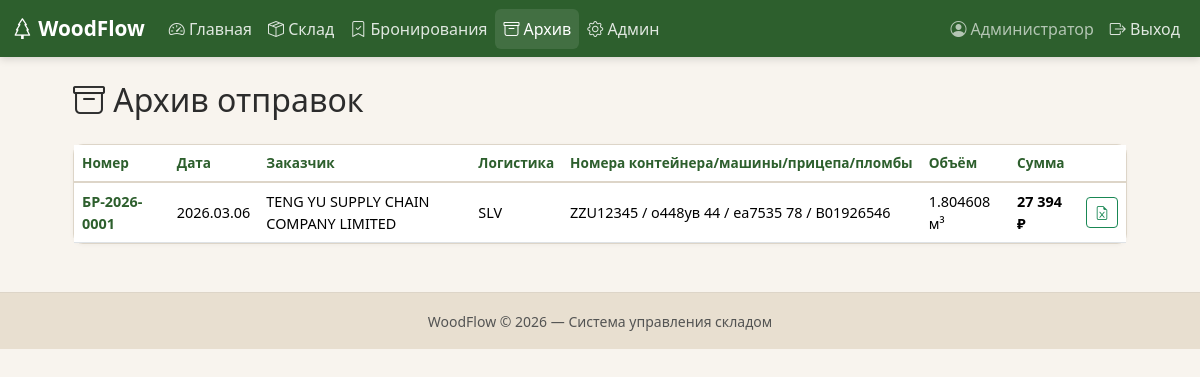
/archive (signed in), run on an earlier commit of the app's database.
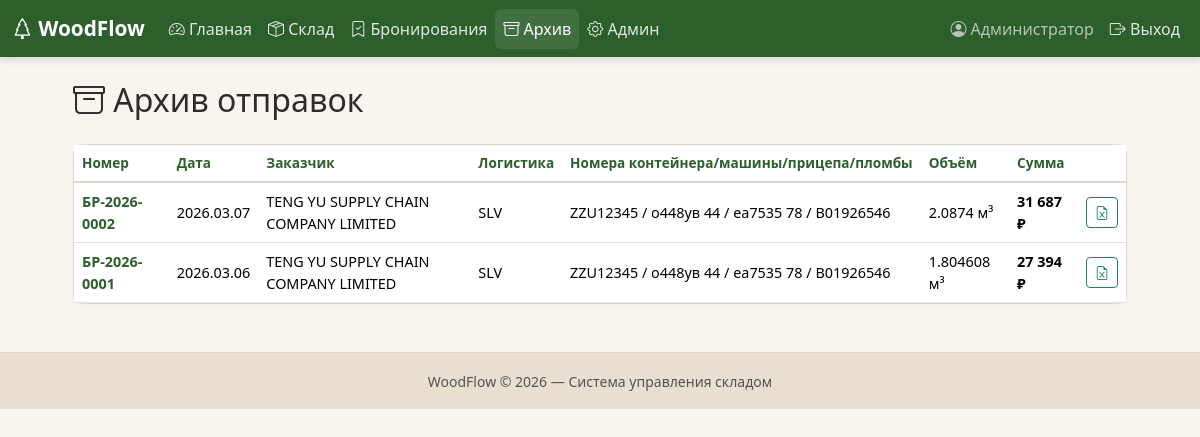
And on a later commit of the database.
### models.py (models this page shows, shortened)
class User(UserMixin, db.Model):
    __tablename__ = "users"
    id = db.Column(db.Integer, primary_key=True)
    username = db.Column(db.String(80), unique=True, nullable=False)
    password_hash = db.Column(db.String(256), nullable=False)
    full_name = db.Column(db.String(150), default="")
    is_admin = db.Column(db.Boolean, default=False)
    is_active_user = db.Column(db.Boolean, default=True)
    created_at = db.Column(db.DateTime, default=lambda: datetime.now(ZoneInfo("Europe/Moscow")))
    @property
    def is_active(self):
        return self.is_active_user

class Shipment(db.Model):
    __tablename__ = "shipments"
    id = db.Column(db.Integer, primary_key=True)
    booking_id = db.Column(db.Integer, db.ForeignKey("bookings.id"), nullable=False)
    logist_comp = db.Column(db.String(100), default="")
    cont_number = db.Column(db.String(50), default="")
    car_number = db.Column(db.String(50), default="")
    trailer_number = db.Column(db.String(50), default="")
    plomb_number = db.Column(db.String(50), default="")
    shipped_at = db.Column(db.DateTime, default=lambda: datetime.now(ZoneInfo("Europe/Moscow")))  # сразу МСК
    notes = db.Column(db.Text, default="")
    created_by = db.Column(db.Integer, db.ForeignKey("users.id"))

class Booking(db.Model):
    __tablename__ = "bookings"
    id = db.Column(db.Integer, primary_key=True)
    number = db.Column(db.String(50), unique=True, nullable=False)
    company_name = db.Column(db.String(100), nullable=False)
    adres = db.Column(db.String(250), default="")
    status = db.Column(db.String(20), default="активная")      # активная / отправлена / отменена
    notes = db.Column(db.Text, default="")
    created_at = db.Column(db.DateTime, default=lambda: datetime.now(ZoneInfo("Europe/Moscow")))
    created_by = db.Column(db.Integer, db.ForeignKey("users.id"))
    price_per_m3 = db.Column(db.Float, default=0)  # руб
    contract = db.Column(db.String(50), default="")
    packs = db.relationship("WoodPack", backref="booking", lazy=True)
    shipment = db.relationship("Shipment", backref="booking", uselist=False)
    total_volume_nominal_for_pok = db.Column(db.Float, default=0, nullable=True)
    total_volume_fact_for_pok = db.Column(db.Float, default=0, nullable=True)
    total_volume_nominal_for_tam = db.Column(db.Float, default=0, nullable=True)
    total_volume_fact_for_tam = db.Column(db.Float, default=0, nullable=True)
    total_weight_nominal_for_pok = db.Column(db.Float, default=0, nullable=True)
    total_weight_fact_for_pok = db.Column(db.Float, default=0, nullable=True)
    total_weight_nominal_for_tam = db.Column(db.Float, default=0, nullable=True)
    total_weight_fact_for_tam = db.Column(db.Float, default=0, nullable=True)
    total_price = db.Column(db.Float, default=0, nullable=True)
    pack_count = db.Column(db.Integer, default=0, nullable=True)

### app.py (the view)
@app.route("/archive")
@login_required
def archive():
    page = request.args.get("page", 1, type=int)
    shipments = (
        Shipment.query
        .order_by(Shipment.shipped_at.desc())
        .paginate(page=page, per_page=20, error_out=False)
    )
    return render_template("archive.html", shipments=shipments)

### app.py (called while the page is built)
@login_manager.user_loader
def load_user(user_id):
    return db.session.get(User, int(user_id))

### templates/archive.html (shortened to what this page needs)
{% extends "base.html" %}
{% block content %}
<div class="row justify-content-center">
<div class="col-lg-11">
    <h2 class="mb-4">
        <i class="bi bi-archive"></i> Архив отправок
    </h2>
    <div class="card wf-card">
        <div class="table-responsive">
        <table class="table table-hover mb-0 align-middle">
            <thead class="wf-thead">
                <tr>
                    <th>Номер</th>
                    <th>Дата</th>
                    <th>Заказчик</th>
                    <th>Логистика</th>
                    <th>Номера контейнера/машины/прицепа/пломбы</th>
                    <th>Объём</th>
                    <th>Сумма</th>
                    <th></th>
                </tr>
            </thead>
            <tbody>
            {% for s in shipments.items %}
            <tr class="cursor-pointer"
                onclick="location.href='{{ url_for('shipment_detail', shipment_id=s.id) }}'">
                <td class="fw-bold text-wf-green">
                    {{ s.booking.number }}
                </td>
                <td>
                    {{ s.shipped_at.strftime('%Y.%m.%d') }}
                </td>
                <td>
                    {{ s.booking.company_name or "—" }}
                </td>
                <td>
                    {{ s.logist_comp or "—" }}
                </td>
                <td>
                    {{ s.cont_number or "—" }}
                    / {{ s.car_number or "—" }}
                    / {{ s.trailer_number or "—" }}
                    / {{ s.plomb_number or "—" }}
                </td>
                <td>
                    {{ s.booking.total_volume_fact_for_tam }} м³
                </td>
                <td class="fw-semibold">
                    {{ "{:,.0f}".format(s.booking.total_price).replace(",", " ") }} ₽
                </td>
                <td>
                    <a href="{{ url_for('shipment_excel', shipment_id=s.id) }}"
                       class="btn btn-sm btn-outline-success"
                       onclick="event.stopPropagation()"
                       title="Excel">
                        <i class="bi bi-file-earmark-excel"></i>
                    </a>
                </td>
            </tr>
            {% else %}
            <tr>
                <td colspan="8" class="text-center text-muted py-4">
                    Архив пуст
                </td>
            </tr>
            {% endfor %}
            </tbody>
        </table>
        </div>
    </div>
</div>
</div>
{% endblock %}

### templates/base.html (shortened to what this page needs)
<!DOCTYPE html>
<html lang="ru">
<head>
    <link href="https://cdn.jsdelivr.net/npm/bootstrap@5.3.2/dist/css/bootstrap.min.css" rel="stylesheet">
    <link href="https://cdn.jsdelivr.net/npm/bootstrap-icons@1.11.1/font/bootstrap-icons.css" rel="stylesheet">
    <link href="{{ url_for('static', filename='css/style.css') }}" rel="stylesheet">
</head>
<body>
{% if current_user.is_authenticated %}
<nav class="navbar navbar-expand-lg navbar-dark wf-navbar">
    <div class="container-fluid">
        <a class="navbar-brand fw-bold" href="{{ url_for('dashboard') }}">
            <i class="bi bi-tree"></i> WoodFlow
        </a>
        <div class="collapse navbar-collapse" id="navMain">
            <ul class="navbar-nav me-auto">
                {% if current_user.is_admin %}
                <li class="nav-item">
                    <a class="nav-link {% if request.endpoint == 'dashboard' %}active{% endif %}"
                       href="{{ url_for('dashboard') }}">
                        <i class="bi bi-speedometer2"></i> Главная
                    </a>
                </li>
                {% endif %}
                <li class="nav-item">
                    <a class="nav-link {% if 'stock' in request.endpoint|default('') %}active{% endif %}"
                       href="{{ url_for('stock') }}">
                        <i class="bi bi-box-seam"></i> Склад
                    </a>
                </li>
                <li class="nav-item">
                    <a class="nav-link {% if 'booking' in request.endpoint|default('') %}active{% endif %}"
                       href="{{ url_for('bookings') }}">
                        <i class="bi bi-bookmark-check"></i> Бронирования
                    </a>
                </li>
                <li class="nav-item">
                    <a class="nav-link {% if 'archive' in request.endpoint|default('') or 'shipment' in request.endpoint|default('') %}active{% endif %}"
                       href="{{ url_for('archive') }}">
                        <i class="bi bi-archive"></i> Архив
                    </a>
                </li>
                {% if current_user.is_admin %}
                <li class="nav-item">
                    <a class="nav-link {% if 'admin' in request.endpoint|default('') %}active{% endif %}"
                       href="{{ url_for('admin_users') }}">
                        <i class="bi bi-gear"></i> Админ
                    </a>
                </li>
                {% endif %}
            </ul>
            <ul class="navbar-nav">
                <li class="nav-item">
                    <span class="nav-link text-light opacity-75">
                        <i class="bi bi-person-circle"></i>
                        {{ current_user.full_name or current_user.username }}
                    </span>
                </li>
                <li class="nav-item">
                    <a class="nav-link" href="{{ url_for('logout') }}">
                        <i class="bi bi-box-arrow-right"></i> Выход
                    </a>
                </li>
            </ul>
        </div>
    </div>
</nav>
{% endif %}
<main class="container-fluid py-4 px-3 px-lg-4">
    {% block content %}{% endblock %}
</main>
<footer class="wf-footer text-center py-3 mt-4">
    <small class="text-muted">WoodFlow © {{ now().year if now is defined else "2026" }} — Система управления складом</small>
</footer>
</body>
</html>

### static/css/style.css (style rules this page uses)
:root { --wf-green: #2D5F2D; --wf-green-hover: #1E4D1E; --wf-green-light: #5B8C5A; --wf-beige: #F8F4EE; --wf-beige-dark: #E8DFD0; --wf-border: #DDD5C8; --wf-text: #2C2C2C; }
body { background-color: var(--wf-beige); color: var(--wf-text); font-family: 'Segoe UI', system-ui, -apple-system, sans-serif; }
.wf-navbar { background-color: var(--wf-green) !important; box-shadow: 0 2px 8px rgba(0,0,0,0.15); }
.wf-navbar .nav-link { color: rgba(255,255,255,0.85) !important; transition: color 0.2s; }
.wf-navbar .nav-link:hover, .wf-navbar .nav-link.active { color: #fff !important; background-color: rgba(255,255,255,0.1); border-radius: 6px; }
.wf-navbar .navbar-brand { color: #fff !important; font-size: 1.3rem; }
.wf-card { background: #fff; border: 1px solid var(--wf-border); border-radius: 10px; box-shadow: 0 1px 4px rgba(0,0,0,0.04); }
.wf-thead { background-color: var(--wf-beige); }
.wf-thead th { font-weight: 600; font-size: 0.85rem; color: var(--wf-green); border-bottom: 2px solid var(--wf-border) !important; white-space: nowrap; }
.table td { font-size: 0.9rem; vertical-align: middle; }
.text-wf-green { color: var(--wf-green) !important; }
.cursor-pointer { cursor: pointer; }
.wf-footer { background-color: var(--wf-beige-dark); border-top: 1px solid var(--wf-border); }

What changed in the data, as far as the page shows it:
added Shipment: booking.number "БР-2026-0002", shipped_at "2026.03.07", booking "TENG YU SUPPLY CHAIN COMPANY LIMITED", logist_comp "SLV", cont_number "ZZU12345", car_number "о448ув 44", trailer_number "еа7535 78", plomb_number "В01926546", booking.total_volume_fact_for_tam "2.0874"
added Booking: total_price "31 687"
